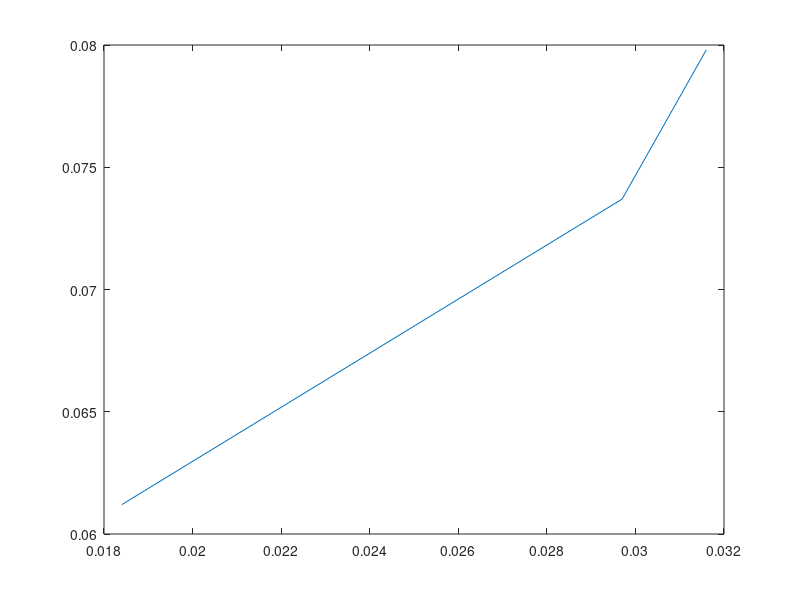

Write the MATLAB code that produced this figure.
clc;
close all;
clear all;
%err1 = [0.0004,0.0007,0.0003]; %MQ
err2 = [0.0316,0.0297,0.0184]; %American
err3 = [0.0798, 0.0737, 0.0612];%European
plot(err2,err3)
% plot(c1,err1,'-bo','MarkerFaceColor','b','MarkeredgeColor','b')
% hold on
% plot(c2,err2,'-bd','MarkerFaceColor','b','MarkeredgeColor','b')
% hold off
% box on
% ax = gca;
% ax.XGrid = 'off';
% ax.YGrid = 'on';
% xlabel('Shape parameter')
% ylabel('RMSE')
% legend('MQ-RBF','GA-RBF')